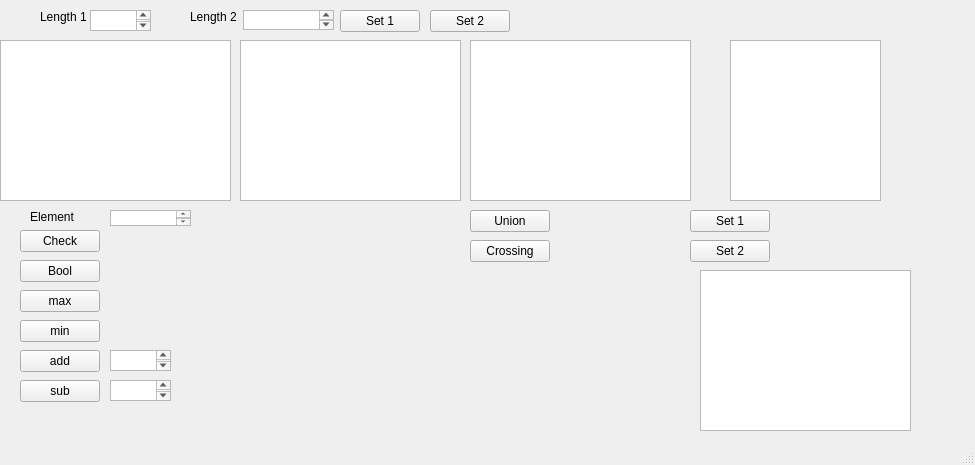
<?xml version="1.0" encoding="UTF-8"?>
<ui version="4.0">
 <class>MainWindow</class>
 <widget class="QMainWindow" name="MainWindow">
  <property name="geometry">
   <rect>
    <x>0</x>
    <y>0</y>
    <width>975</width>
    <height>465</height>
   </rect>
  </property>
  <property name="windowTitle">
   <string>MainWindow</string>
  </property>
  <widget class="QWidget" name="centralwidget">
   <widget class="QLabel" name="label">
    <property name="geometry">
     <rect>
      <x>40</x>
      <y>10</y>
      <width>47</width>
      <height>14</height>
     </rect>
    </property>
    <property name="text">
     <string>Length 1</string>
    </property>
   </widget>
   <widget class="QLabel" name="label_2">
    <property name="geometry">
     <rect>
      <x>190</x>
      <y>10</y>
      <width>47</width>
      <height>14</height>
     </rect>
    </property>
    <property name="text">
     <string>Length 2</string>
    </property>
   </widget>
   <widget class="QPushButton" name="check">
    <property name="geometry">
     <rect>
      <x>20</x>
      <y>230</y>
      <width>80</width>
      <height>22</height>
     </rect>
    </property>
    <property name="text">
     <string>Check</string>
    </property>
   </widget>
   <widget class="QLabel" name="label_yesno">
    <property name="geometry">
     <rect>
      <x>100</x>
      <y>230</y>
      <width>61</width>
      <height>21</height>
     </rect>
    </property>
    <property name="text">
     <string/>
    </property>
   </widget>
   <widget class="QTextEdit" name="textEdit_checkEl">
    <property name="geometry">
     <rect>
      <x>110</x>
      <y>210</y>
      <width>81</width>
      <height>16</height>
     </rect>
    </property>
   </widget>
   <widget class="QLabel" name="label_3">
    <property name="geometry">
     <rect>
      <x>30</x>
      <y>210</y>
      <width>47</width>
      <height>14</height>
     </rect>
    </property>
    <property name="text">
     <string>Element</string>
    </property>
   </widget>
   <widget class="QTextEdit" name="textEdit_length">
    <property name="geometry">
     <rect>
      <x>90</x>
      <y>10</y>
      <width>61</width>
      <height>21</height>
     </rect>
    </property>
   </widget>
   <widget class="QPushButton" name="bulean">
    <property name="geometry">
     <rect>
      <x>20</x>
      <y>260</y>
      <width>80</width>
      <height>22</height>
     </rect>
    </property>
    <property name="text">
     <string>Bool</string>
    </property>
   </widget>
   <widget class="QPushButton" name="max">
    <property name="geometry">
     <rect>
      <x>20</x>
      <y>290</y>
      <width>80</width>
      <height>22</height>
     </rect>
    </property>
    <property name="text">
     <string>max</string>
    </property>
   </widget>
   <widget class="QPushButton" name="min">
    <property name="geometry">
     <rect>
      <x>20</x>
      <y>320</y>
      <width>80</width>
      <height>22</height>
     </rect>
    </property>
    <property name="text">
     <string>min</string>
    </property>
   </widget>
   <widget class="QLabel" name="label_bulean">
    <property name="geometry">
     <rect>
      <x>110</x>
      <y>270</y>
      <width>47</width>
      <height>14</height>
     </rect>
    </property>
    <property name="text">
     <string/>
    </property>
   </widget>
   <widget class="QLabel" name="label_maxNeg">
    <property name="geometry">
     <rect>
      <x>110</x>
      <y>290</y>
      <width>47</width>
      <height>14</height>
     </rect>
    </property>
    <property name="text">
     <string/>
    </property>
   </widget>
   <widget class="QLabel" name="label_minPos">
    <property name="geometry">
     <rect>
      <x>110</x>
      <y>320</y>
      <width>47</width>
      <height>14</height>
     </rect>
    </property>
    <property name="text">
     <string/>
    </property>
   </widget>
   <widget class="QPushButton" name="add">
    <property name="geometry">
     <rect>
      <x>20</x>
      <y>350</y>
      <width>80</width>
      <height>22</height>
     </rect>
    </property>
    <property name="text">
     <string>add</string>
    </property>
   </widget>
   <widget class="QTextEdit" name="textEdit_addEl">
    <property name="geometry">
     <rect>
      <x>110</x>
      <y>350</y>
      <width>61</width>
      <height>21</height>
     </rect>
    </property>
   </widget>
   <widget class="QTextEdit" name="textEdit_subEl">
    <property name="geometry">
     <rect>
      <x>110</x>
      <y>380</y>
      <width>61</width>
      <height>21</height>
     </rect>
    </property>
   </widget>
   <widget class="QPushButton" name="substract">
    <property name="geometry">
     <rect>
      <x>20</x>
      <y>380</y>
      <width>80</width>
      <height>22</height>
     </rect>
    </property>
    <property name="text">
     <string>sub</string>
    </property>
   </widget>
   <widget class="QPushButton" name="show_Memo1">
    <property name="geometry">
     <rect>
      <x>690</x>
      <y>210</y>
      <width>80</width>
      <height>22</height>
     </rect>
    </property>
    <property name="text">
     <string>Set 1</string>
    </property>
   </widget>
   <widget class="QPushButton" name="pushButton_2">
    <property name="geometry">
     <rect>
      <x>690</x>
      <y>240</y>
      <width>80</width>
      <height>22</height>
     </rect>
    </property>
    <property name="text">
     <string>Set 2</string>
    </property>
   </widget>
   <widget class="QPushButton" name="union_2">
    <property name="geometry">
     <rect>
      <x>470</x>
      <y>210</y>
      <width>80</width>
      <height>22</height>
     </rect>
    </property>
    <property name="text">
     <string>Union</string>
    </property>
   </widget>
   <widget class="QTextEdit" name="textEdit_length1">
    <property name="geometry">
     <rect>
      <x>243</x>
      <y>10</y>
      <width>91</width>
      <height>20</height>
     </rect>
    </property>
   </widget>
   <widget class="QPushButton" name="set1">
    <property name="geometry">
     <rect>
      <x>340</x>
      <y>10</y>
      <width>80</width>
      <height>22</height>
     </rect>
    </property>
    <property name="text">
     <string>Set 1</string>
    </property>
   </widget>
   <widget class="QPushButton" name="set2">
    <property name="geometry">
     <rect>
      <x>430</x>
      <y>10</y>
      <width>80</width>
      <height>22</height>
     </rect>
    </property>
    <property name="text">
     <string>Set 2</string>
    </property>
   </widget>
   <widget class="QPushButton" name="crossing">
    <property name="geometry">
     <rect>
      <x>470</x>
      <y>240</y>
      <width>80</width>
      <height>22</height>
     </rect>
    </property>
    <property name="text">
     <string>Crossing</string>
    </property>
   </widget>
   <widget class="QTableWidget" name="MainSet">
    <property name="geometry">
     <rect>
      <x>0</x>
      <y>40</y>
      <width>231</width>
      <height>161</height>
     </rect>
    </property>
   </widget>
   <widget class="QTableWidget" name="tableWidget_2">
    <property name="geometry">
     <rect>
      <x>240</x>
      <y>40</y>
      <width>221</width>
      <height>161</height>
     </rect>
    </property>
   </widget>
   <widget class="QTableWidget" name="SecondSet">
    <property name="geometry">
     <rect>
      <x>470</x>
      <y>40</y>
      <width>221</width>
      <height>161</height>
     </rect>
    </property>
   </widget>
   <widget class="QTextEdit" name="textEdit">
    <property name="geometry">
     <rect>
      <x>730</x>
      <y>40</y>
      <width>151</width>
      <height>161</height>
     </rect>
    </property>
   </widget>
   <widget class="QTextEdit" name="textEdit_2">
    <property name="geometry">
     <rect>
      <x>700</x>
      <y>270</y>
      <width>211</width>
      <height>161</height>
     </rect>
    </property>
   </widget>
  </widget>
  <widget class="QMenuBar" name="menubar">
   <property name="geometry">
    <rect>
     <x>0</x>
     <y>0</y>
     <width>975</width>
     <height>21</height>
    </rect>
   </property>
  </widget>
  <widget class="QStatusBar" name="statusbar"/>
 </widget>
 <resources/>
 <connections/>
</ui>
